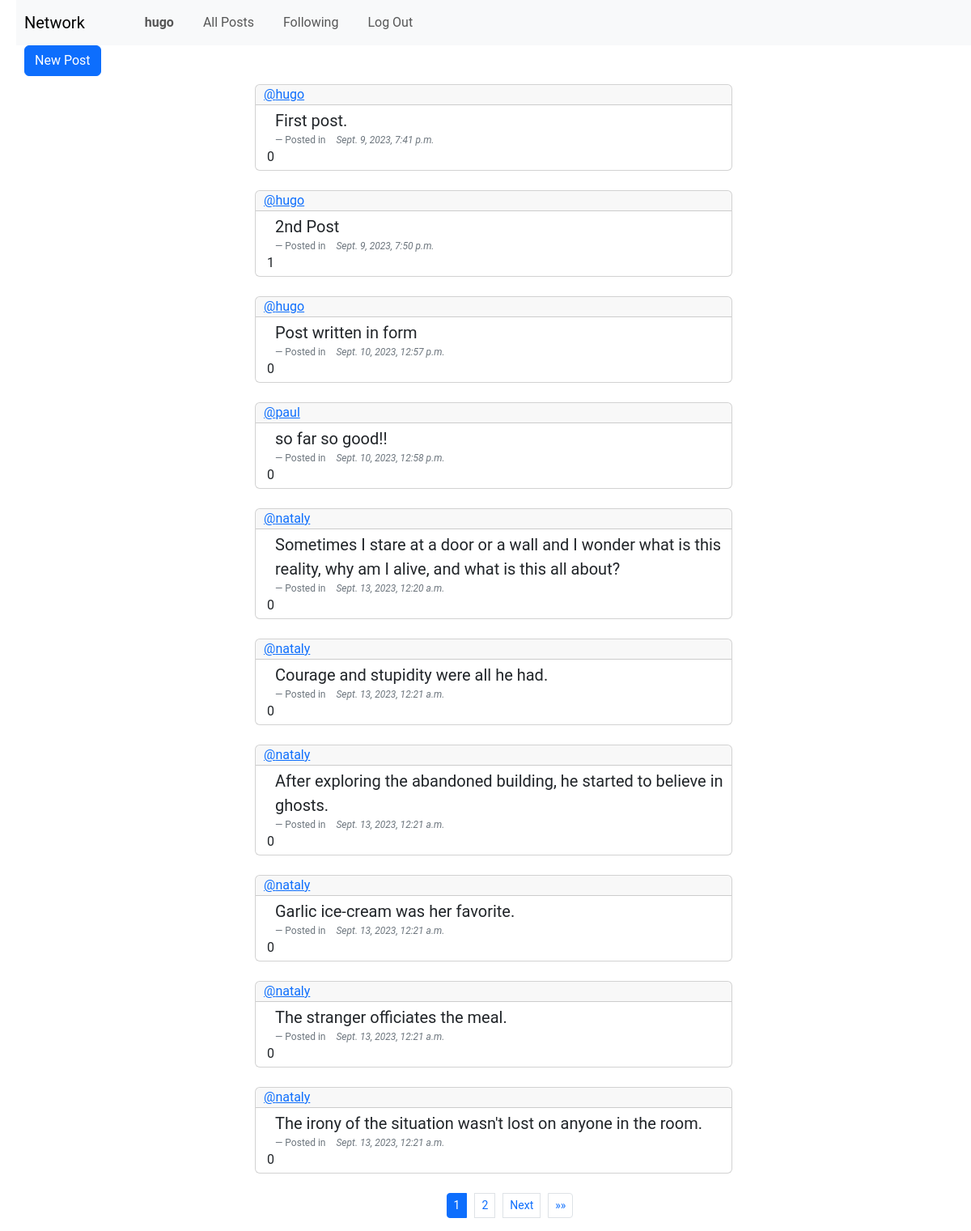
/ (signed in), run on the app's committed database.
### network/models.py (models this page shows, shortened)
class User(AbstractUser):
    pass

class Post(models.Model):
    user = models.ForeignKey(User, related_name='author', on_delete=models.CASCADE)
    created = models.DateTimeField(auto_now_add=True)
    postContent= models.TextField()
    likes = models.ManyToManyField(User, related_name='liked_posts', blank=True)

### network/views.py (the view)
# urls.py: path("", views.index, name="index"),
def index(request):
    allPosts = Post.objects.all()
    posts = []
    for post in allPosts:
        likes = post.likes.count()
        posts.append((post, likes))
    paginator = Paginator(posts, 10) # Show 10 posts per page.
    page_number = request.GET.get('page')
    page_obj = paginator.get_page(page_number)
    return render(request, "network/index.html", {'page_obj': page_obj})

### network/templates/network/index.html (shortened to what this page needs)
{% extends "network/layout.html" %}
{% block body %}
{% if user.is_authenticated %}
<button type="button" class="btn btn-primary" id="newPost" data-bs-toggle="modal" data-bs-target="#exampleModal" style="margin-bottom: 10px;">
    New Post
  </button>
{% endif %}
{% for posts, likes in page_obj %}
<div class="card">
    <div class="card-header">
      <a href="{% url 'profile' posts.user.id %}">@{{posts.user}}</a>
    </div>
    <div class="card-body">
      <blockquote class="blockquote mb-0">
        <p>{{posts.postContent}}</p>
        <footer class="blockquote-footer">Posted in <cite title="Source Title">{{posts.created}}</cite></footer>
      </blockquote>
      {{likes}}
    </div>
  </div>
<br>
{% empty %}
    <div>No Posts yet!</div>
{% endfor %}
<nav aria-label="Page navigation example">
{% if page_obj.paginator.num_pages > 1 %}
  <ul class="pagination justify-content-center pagination-sm">
    {% for i in page_obj.paginator.page_range %}
      {% if i == page_obj.number %}
        <li class="page-item active">
          <span class="page-link">{{ i }}</span>
        </li>
      {% elif i > page_obj.number|add:"-3" and i < page_obj.number|add:"3" %}
        <li class="page-item">
          <a class="page-link" href="?page={{ i }}">{{ i }}</a>
        </li>
      {% endif %}
    {% endfor %}
    {% if page_obj.has_next %}
      <li class="page-item">
        <a class="page-link" href="?page={{ page_obj.next_page_number }}">Next</a>
      </li>
      <li class="page-item">
        <a class="page-link" href="?page={{ page_obj.paginator.num_pages }}">&raquo;&raquo;</a>
      </li>
    {% endif %}
  </ul>
{% endif %}
</nav>
{% endblock %}

### network/templates/network/layout.html (shortened to what this page needs)
{% load static %}
<!DOCTYPE html>
<html lang="en">
    <head>
        <link href="https://cdn.jsdelivr.net/npm/bootstrap@5.3.1/dist/css/bootstrap.min.css" rel="stylesheet">
        <link href="{% static 'network/styles.css' %}" rel="stylesheet">
    </head>
    <body>
        <nav class="navbar navbar-expand-lg navbar-light bg-light">
            <a class="navbar-brand" href="{% url 'index' %}">Network</a>
            <div>
              <ul class="navbar-nav mr-auto">
                {% if user.is_authenticated %}
                    <li class="nav-item">
                        <a class="nav-link" href="{% url 'profile' user.id %}"><strong>{{ user.username }}</strong></a>
                    </li>
                {% endif %}
                <li class="nav-item">
                  <a class="nav-link" href="{% url 'index' %}">All Posts</a>
                </li>
                {% if user.is_authenticated %}
                    <li class="nav-item">
                        <a class="nav-link" href="{% url 'following' %}">Following</a>
                    </li>
                    <li class="nav-item">
                        <a class="nav-link" href="{% url 'logout' %}">Log Out</a>
                    </li>
                {% endif %}
              </ul>
            </div>
          </nav>
        <div class="body">
            {% block body %}
            {% endblock %}
        </div>
    </body>
</html>

### network/static/network/styles.css (style rules this page uses)
* { margin-left: 10px; }
#newPost { margin-left: 10px; }
body { font-family: 'Roboto', sans-serif; }
.card { margin: auto; width: 50%; }
.card-header { padding: 0; height: 1 rem; margin-left: 0; }
.card-body { padding: 4px; }
.card-body p { font-size: 1 rem; }
.card-body footer { font-size: 12px; }

### data on the page
User: username "hugo"
Post: user "hugo", postContent "First post.", created "Sept. 9, 2023, 7:41 p.m.", likes "0"
Post: user "hugo", postContent "2nd Post", created "Sept. 9, 2023, 7:50 p.m.", user "1"
Post: user "hugo", postContent "Post written in form", created "Sept. 10, 2023, 12:57 p.m.", likes "0"
Post: user "paul", postContent "so far so good!!", created "Sept. 10, 2023, 12:58 p.m.", likes "0"
Post: user "nataly", postContent "Sometimes I stare at a door or a wall and I wonder what is this reality, why am I alive, and what is this all about?", created "Sept. 13, 2023, 12:20 a.m.", likes "0"
Post: user "nataly", postContent "Courage and stupidity were all he had.", created "Sept. 13, 2023, 12:21 a.m.", likes "0"
Post: user "nataly", postContent "After exploring the abandoned building, he started to believe in ghosts.", created "Sept. 13, 2023, 12:21 a.m.", likes "0"
Post: user "nataly", postContent "Garlic ice-cream was her favorite.", created "Sept. 13, 2023, 12:21 a.m.", likes "0"
Post: user "nataly", postContent "The stranger officiates the meal.", created "Sept. 13, 2023, 12:21 a.m.", likes "0"
Post: user "nataly", postContent "The irony of the situation wasn't lost on anyone in the room.", created "Sept. 13, 2023, 12:21 a.m.", likes "0"

### other printed values
{{ i }} "1"
{{ i }} "2"
